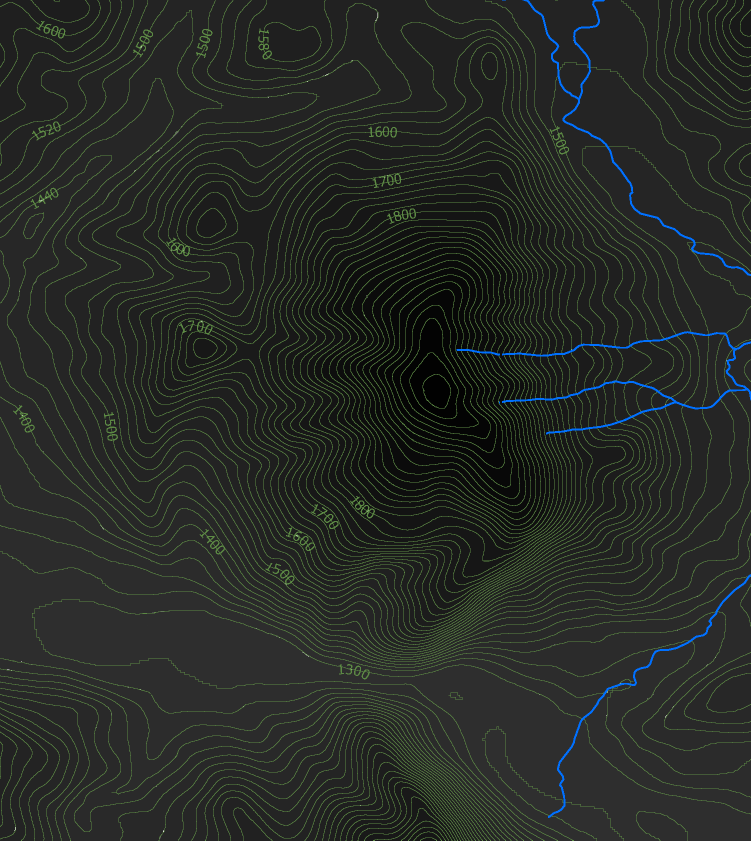
#> input picture colour_map_no_border.png, 1502 x 1681 px (shown at 1/2 size)
$ python main.py
#> lines starting #> are read from the running program, lines starting #| are printed output that depends on the picture
from typing import Tuple, List, Any
import numpy as np
import matplotlib.pyplot as plt

import os
import sys

from tqdm import tqdm

from PIL import Image
from numpy import ndarray

import cmocean


def get_palette(max_height: int, min_height: int, contour_dist: int) -> Tuple[ndarray, ndarray]:
	height_array = np.arange(min_height-contour_dist, max_height+contour_dist, contour_dist)
	palette_id = [i for i in range(1, len(height_array) + 4)]
	palette_id.remove(4)
	palette_id.remove(16)
	palette_id.remove(18)
	palette_id.reverse()
	return np.array(palette_id), height_array


def load_img(file: str) -> np.ndarray:
	im = Image.open(file)
	return np.asarray(im)


def parse_contour(img: np.ndarray, palette_id: List, height_array: ndarray) -> tuple[ndarray, int, int]:
	height, width, clr = img.shape

	contour = np.zeros((height, width))

	for x in tqdm(range(width), desc="Parsing contour"):
		for y in range(height):
			pixel_val = img[y, x, 0]

			# if pixel_val in [255, 0, 92, 44, 45, 104, 156, 46]:
			# 	continue

			try:
				contour[y, x] = height_array[np.where(palette_id == pixel_val)]
			except ValueError:
				continue

	return contour, height, width


def remove_contour_line(contour, height, width):

	k = 3

	for x in tqdm(range(k, width-k), desc="Blurring contour lines"):
		for y in range(k, height-k):
			val = contour[y, x]

			if val == 0:

				contour[y, x] = 1/8 * (
									contour[y - k, x - k] + contour[y - k, x] + contour[y - k, x + k] +
									contour[y, x - k] + contour[y, x + k] +
									contour[y + k, x - k] + contour[y - k, x] + contour[y + k, x + k])

	return contour


def plot_3d(contour, height: int, width: int) -> None:

	x = np.array([x for x in range(width)])
	y = np.array([x for x in range(height)])[::-1]
	X, Y = np.meshgrid(x, y)

	fig = plt.figure()
	ax = fig.add_subplot(projection='3d')
	surface = ax.plot_surface(X, Y, contour, cmap=cmocean.cm.topo)
	surface.set_clim(0, 2120)

	plt.show()


def main():
	min_height = 1280
	max_height = 2120
	contour_dist = 20
	palette_id, height_array = get_palette(max_height, min_height, contour_dist)

	img = load_img("./colour_map_no_border.png")
#> in load_img, im is the input picture: PIL image 1502x1681 RGBA; mean R, G, B, A 37.4, 41.1, 37.1, 255

	contour, height, width = parse_contour(img, palette_id, height_array)
#> after the loop in parse_contour, `for x in tqdm(range(width), desc="Parsing contour"):`:
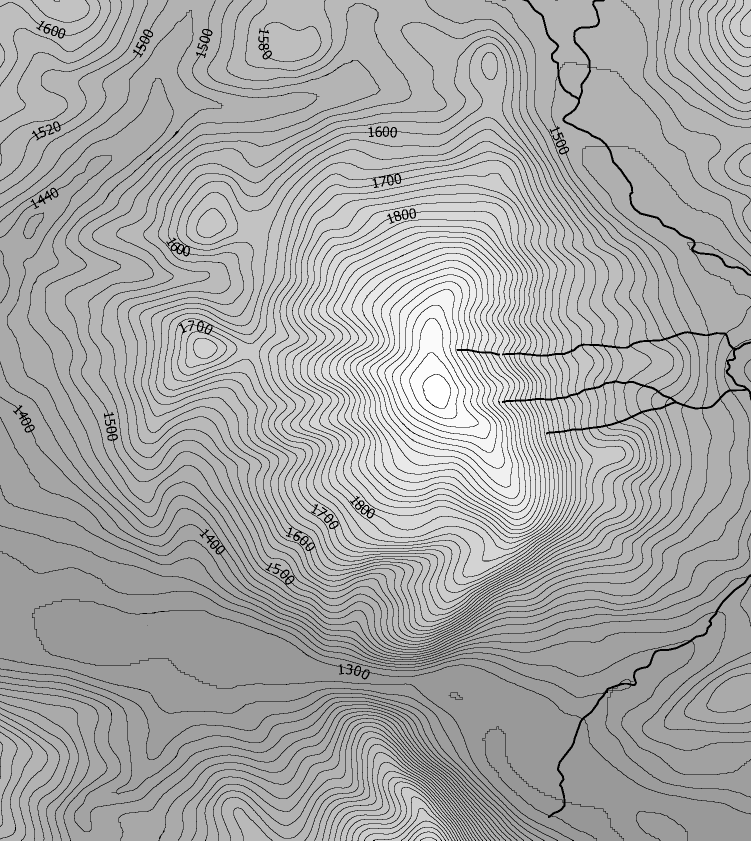
#> contour: shape (1681, 1502) float64 (shown at 1/2 size); min 0, max 2120, mean 1412.9; drawn with min black and max white
#> height = 1681; width = 1502

	contour = remove_contour_line(contour, height, width)
#> after the loop in remove_contour_line, `for x in tqdm(range(k, width-k), desc="Blurring contour lines"):`:
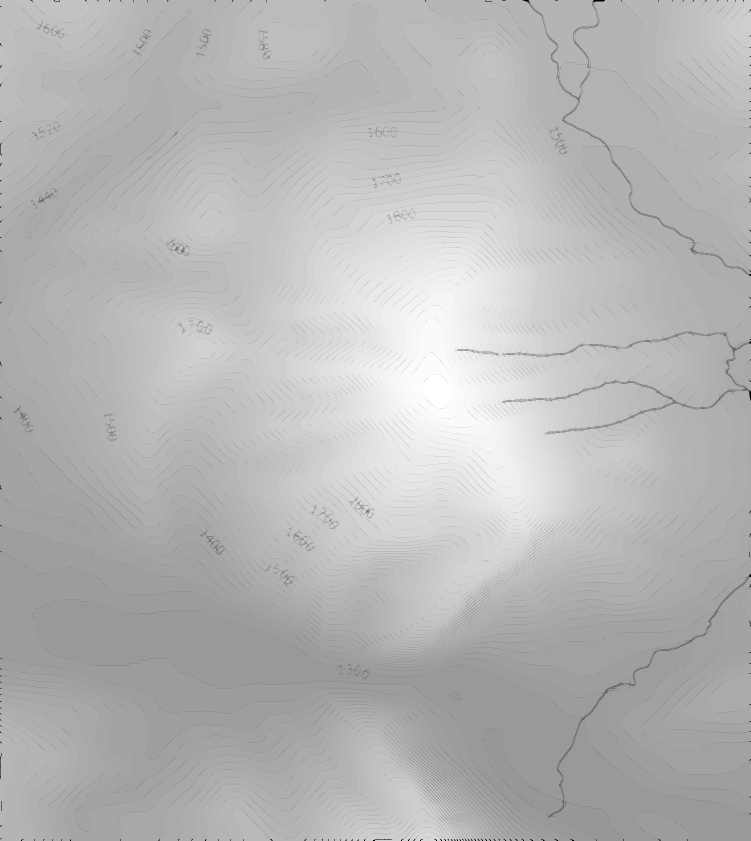
#> contour: shape (1681, 1502) float64 (shown at 1/2 size); min 0, max 2120, mean 1521.9; drawn with min black and max white

	plot_3d(contour, height, width)


if __name__ == '__main__':
#> (the run stopped early here; a loop or call above may not have finished)
